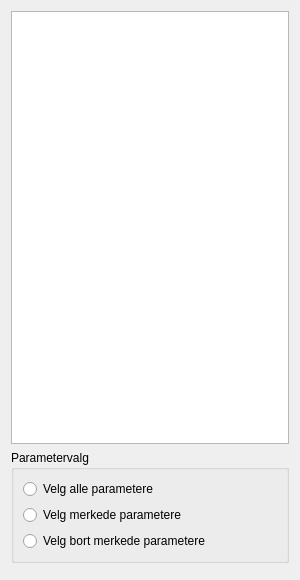
<?xml version="1.0" encoding="UTF-8"?>
<ui version="4.0">
 <class>ParameterDialog</class>
 <widget class="QDialog" name="ParameterDialog">
  <property name="geometry">
   <rect>
    <x>0</x>
    <y>0</y>
    <width>300</width>
    <height>580</height>
   </rect>
  </property>
  <property name="windowTitle">
   <string>Parametervalg</string>
  </property>
  <layout class="QVBoxLayout" name="verticalLayout_3">
   <item>
    <widget class="QListWidget" name="plb">
     <property name="selectionMode">
      <enum>QAbstractItemView::MultiSelection</enum>
     </property>
    </widget>
   </item>
   <item>
    <widget class="QGroupBox" name="pdGroupBox">
     <property name="title">
      <string>Parametervalg</string>
     </property>
     <layout class="QVBoxLayout" name="verticalLayout_2">
      <item>
       <layout class="QVBoxLayout" name="verticalLayout">
        <item>
         <widget class="QRadioButton" name="allPar">
          <property name="text">
           <string>Velg alle parametere</string>
          </property>
         </widget>
        </item>
        <item>
         <widget class="QRadioButton" name="markPar">
          <property name="text">
           <string>Velg merkede parametere</string>
          </property>
         </widget>
        </item>
        <item>
         <widget class="QRadioButton" name="noMarkPar">
          <property name="text">
           <string>Velg bort merkede parametere</string>
          </property>
         </widget>
        </item>
       </layout>
      </item>
     </layout>
    </widget>
   </item>
   <item>
    <widget class="HideApplyBox" name="hab" native="true"/>
   </item>
  </layout>
 </widget>
 <customwidgets>
  <customwidget>
   <class>HideApplyBox</class>
   <extends>QWidget</extends>
   <header>HideApplyBox.hh</header>
   <container>1</container>
  </customwidget>
 </customwidgets>
 <resources/>
 <connections/>
</ui>
